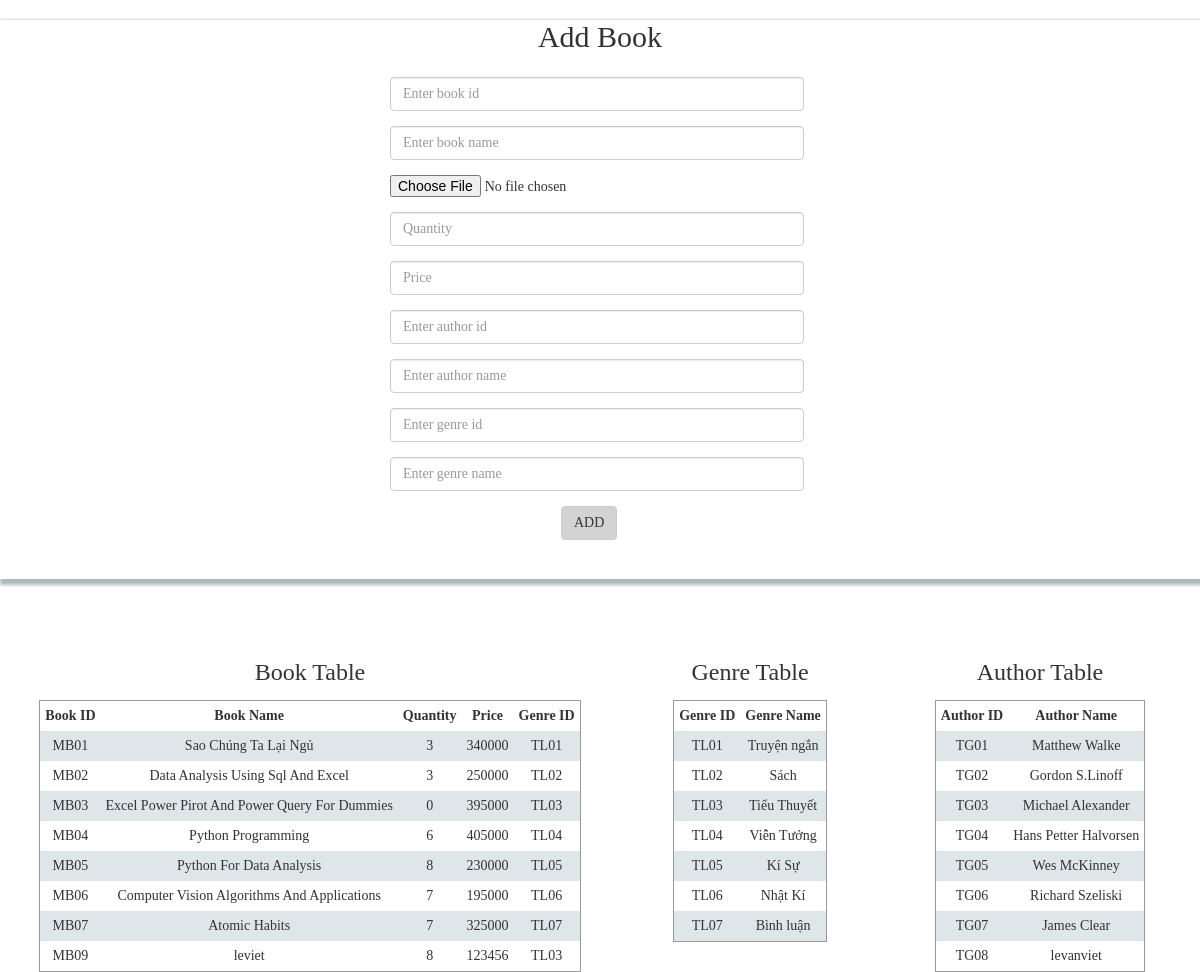
/PHP/admin/add_book.php, run on the app's committed database.
### tables this page shows
CREATE TABLE `book` (
  `Book_id` varchar(50) NOT NULL,
  `Book_name` varchar(500) DEFAULT NULL,
  `File_pdf` varchar(255) NOT NULL,
  `quantity` int(11) NOT NULL,
  `Price` bigint(20) NOT NULL,
  `Genre_id` varchar(50) DEFAULT NULL
);

CREATE TABLE `genre` (
  `Genre_id` varchar(50) NOT NULL,
  `Genre_name` varchar(200) DEFAULT NULL
);

CREATE TABLE `author` (
  `Author_id` varchar(50) NOT NULL,
  `Author_name` varchar(100) DEFAULT NULL
);

### PHP/libs/helper.php (called while the page is built, shortened)
<?php
class Database
{
    private static $dsn = 'mysql:host=localhost;dbname=quan_ly_thu_vien';
    private static $username = "root";
    private static $password = "";
    private static $con = null;
    public static function db_connect()
    {
        try {
            if (is_null(self::$con)) {
                self::$con = new PDO(self::$dsn, self::$username, self::$password);
                self::$con->setAttribute(PDO::ATTR_ERRMODE, PDO::ERRMODE_WARNING);
            }
        } catch (PDOException $e) {
            $error_message = $e->getMessage();
            include_once '../errors/database_error.php';
        }
    }
    public static function db_disconnect()
    {
        if (!is_null(self::$con)) {
            self::$con = null;
        }
    }
    public static function db_execute($sql = '')
    {
        if (!is_null(self::$con)) {
            $result = self::$con->prepare($sql);
            $result->execute();
            if ($result->rowCount() > 0) {
                return true;
            }
        }
        return false;
    }
    public static function db_get_list($sql = '')
    {
        if (!is_null(self::$con)) {
            $result = self::$con->prepare($sql);
            $result->execute();
            if ($result->rowCount() > 0) {
                $rows = $result->fetchAll();
                return $rows;
            }
        }
        return false;
    }
}

### PHP/admin/add_book.php (the view, shortened to what this page needs)
<?php
include('../libs/helper.php');
?>
<!DOCTYPE html>
<html lang="en">
<head>
    <link rel="stylesheet" href="https://maxcdn.bootstrapcdn.com/bootstrap/3.4.1/css/bootstrap.min.css">
    <link rel="stylesheet" href="../../CSS/add_book.css">
</head>
<body>
    <div class="add_book">
        <h2>Add Book</h2>
        <div id="form_add_book">
            <div class="form">
                <form class="form-horizontal" action="<?php echo htmlspecialchars($_SERVER["PHP_SELF"]); ?>" method="post" enctype="multipart/form-data">
                    <div class="form-group">
                        <div class="col-sm-10">
                            <input id="input" type="text" class="form-control" name="book_id" placeholder="Enter book id" required required>
                        </div>
                    </div>
                    <div class="form-group">
                        <div class="col-sm-10">
                            <input id="input" type="text" class="form-control" name="book_name" placeholder="Enter book name" required>
                        </div>
                    </div>
                    <div class="form-group">
                        <div class="col-sm-10">
                            <input type="file" name="pdfFile" id="pdfFile">
                        </div>
                    </div>
                    <div class="form-group">
                        <div class="col-sm-10">
                            <input id="input" type="number" class="form-control" name="quantity" placeholder="Quantity" required>
                        </div>
                    </div>
                    <div class="form-group">
                        <div class="col-sm-10">
                            <input id="input" type="number" class="form-control" name="price" placeholder="Price" required>
                        </div>
                    </div>
                    <div class="form-group">
                        <div class="col-sm-10">
                            <input id="input" type="text" class="form-control" name="author_id" placeholder="Enter author id" required>
                        </div>
                    </div>
                    <div class="form-group">
                        <div class="col-sm-10">
                            <input id="input" type="text" class="form-control" name="author_name" placeholder="Enter author name" required>
                        </div>
                    </div>
                    <div class="form-group">
                        <div class="col-sm-10">
                            <input id="input" type="text" class="form-control" name="genre_id" placeholder="Enter genre id" required>
                        </div>
                    </div>
                    <div class="form-group">
                        <div class="col-sm-10">
                            <input id="input" type="text" class="form-control" name="genre_name" placeholder="Enter genre name" required>
                        </div>
                    </div>
                    <div class="form-group">
                        <div id="btn" class="col-sm-offset-2 col-sm-10">
                            <button type="submit" class="btn btn-default">ADD</button>
                        </div>
                    </div>
                </form>
            </div>
        </div>
    </div>
    <div class="full_display">
        <div class="display_book">
            <h3>Book Table</h3>
            <?php
            $sql_select_book = "SELECT * FROM book ";
            if (Database::db_execute($sql_select_book)) {
                echo '<table>';
                echo '<tr>';
                echo '<th>Book ID</th>';
                echo '<th>Book Name</th>';
                echo '<th>Quantity</th>';
                echo '<th>Price</th>';
                echo '<th>Genre ID</th>';
                echo '</tr>';
                $books = Database::db_get_list($sql_select_book);
                foreach ($books as $book) {
                    echo '<tr>';
                    echo '<td>' . $book["Book_id"] . '</td>';
                    echo '<td>' . $book["Book_name"] . '</td>';
                    echo '<td>' . $book["quantity"] . '</td>';
                    echo '<td>' . $book["Price"] . '</td>';
                    echo '<td>' . $book["Genre_id"] . '</td>';
                    echo '</tr>';
                }
                echo '</table>';
            }
            ?>
        </div>
        <div class="display_genre">
            <h3>Genre Table</h3>
            <?php
            $sql_select_genre = "SELECT * FROM genre ";
            if (Database::db_execute($sql_select_genre)) {
                echo '<table>';
                echo '<tr>';
                echo '<th>Genre ID</th>';
                echo '<th>Genre Name</th>';
                echo '</tr>';
                $genres = Database::db_get_list($sql_select_genre);
                foreach ($genres as $genre) {
                    echo '<tr>';
                    echo '<td>' . $genre["Genre_id"] . '</td>';
                    echo '<td>' . $genre["Genre_name"] . '</td>';
                    echo '</tr>';
                }
                echo '</table>';
            }
            ?>
        </div>
        <div class="display_author">
            <h3>Author Table</h3>
            <?php
            $sql_select_author = "SELECT * FROM author ";
            if (Database::db_execute($sql_select_author)) {
                echo '<table>';
                echo '<tr>';
                echo '<th>Author ID</th>';
                echo '<th>Author Name</th>';
                echo '</tr>';
                $authors = Database::db_get_list($sql_select_author);
                foreach ($authors as $author) {
                    echo '<tr>';
                    echo '<td>' . $author["Author_id"] . '</td>';
                    echo '<td>' . $author["Author_name"] . '</td>';
                    echo '</tr>';
                }
                echo '</table>';
            }
            ?>
        </div>
    </div>
</body>
</html>

### CSS/add_book.css (style rules this page uses)
* { margin: 0; padding: 0; font-family: 'Poppins'; }
table, th, td { border-collapse: collapse; padding: 5px; text-align: center; margin: auto; }
tr:nth-child(even) { background-color: #dfe6ea; }
table { border: 1px solid rgb(156, 152, 152); }
.full_display { display: flex; justify-content: space-around; margin-top: 5%; }
.full_display h3 { text-align: center; margin-bottom: 15px; }
.display_book { width: 50%; }
.display_genre { width: 20%; }
.display_author { width: 25%; }
.add_book { padding-bottom: 2%; box-shadow: 3px 3px 3px 3px rgb(174, 185, 188); }
.add_book h2 { text-align: center; margin-bottom: 2%; }
#form_add_book { width: 35%; margin: auto; }
#input { width: 120%; }
#btn { margin-left: 38%; }
#btn button { background-color: lightgrey; }

### data on the page
book: Book_id "MB01", Book_name "Sao Chúng Ta Lại Ngủ", quantity "3", Price "340000", Genre "TL01"
book: Book_id "MB02", Book_name "Data Analysis Using Sql And Excel", quantity "3", Price "250000", Genre "TL02"
book: Book_id "MB03", Book_name "Excel Power Pirot And Power Query For Dummies", quantity "0", Price "395000", Genre "TL03"
book: Book_id "MB04", Book_name "Python Programming", quantity "6", Price "405000", Genre "TL04"
book: Book_id "MB05", Book_name "Python For Data Analysis", quantity "8", Price "230000", Genre "TL05"
book: Book_id "MB06", Book_name "Computer Vision Algorithms And Applications", quantity "7", Price "195000", Genre "TL06"
book: Book_id "MB07", Book_name "Atomic Habits", quantity "7", Price "325000", Genre "TL07"
book: Book_id "MB09", Book_name "leviet", quantity "8", Price "123456", Genre "TL03"
genre: Genre_id "TL01", Genre_name "Truyện ngắn"
genre: Genre_id "TL02", Genre_name "Sách"
genre: Genre_id "TL03", Genre_name "Tiểu Thuyết"
genre: Genre_id "TL04", Genre_name "Viễn Tưởng"
genre: Genre_id "TL05", Genre_name "Kí Sự"
genre: Genre_id "TL06", Genre_name "Nhật Kí"
genre: Genre_id "TL07", Genre_name "Bình luận"
author: Author_id "TG01", Author_name "Matthew Walke"
author: Author_id "TG02", Author_name "Gordon S.Linoff"
author: Author_id "TG03", Author_name "Michael Alexander"
author: Author_id "TG04", Author_name "Hans Petter Halvorsen"
author: Author_id "TG05", Author_name "Wes McKinney"
author: Author_id "TG06", Author_name "Richard Szeliski"
author: Author_id "TG07", Author_name "James Clear"
author: Author_id "TG08", Author_name "levanviet"
